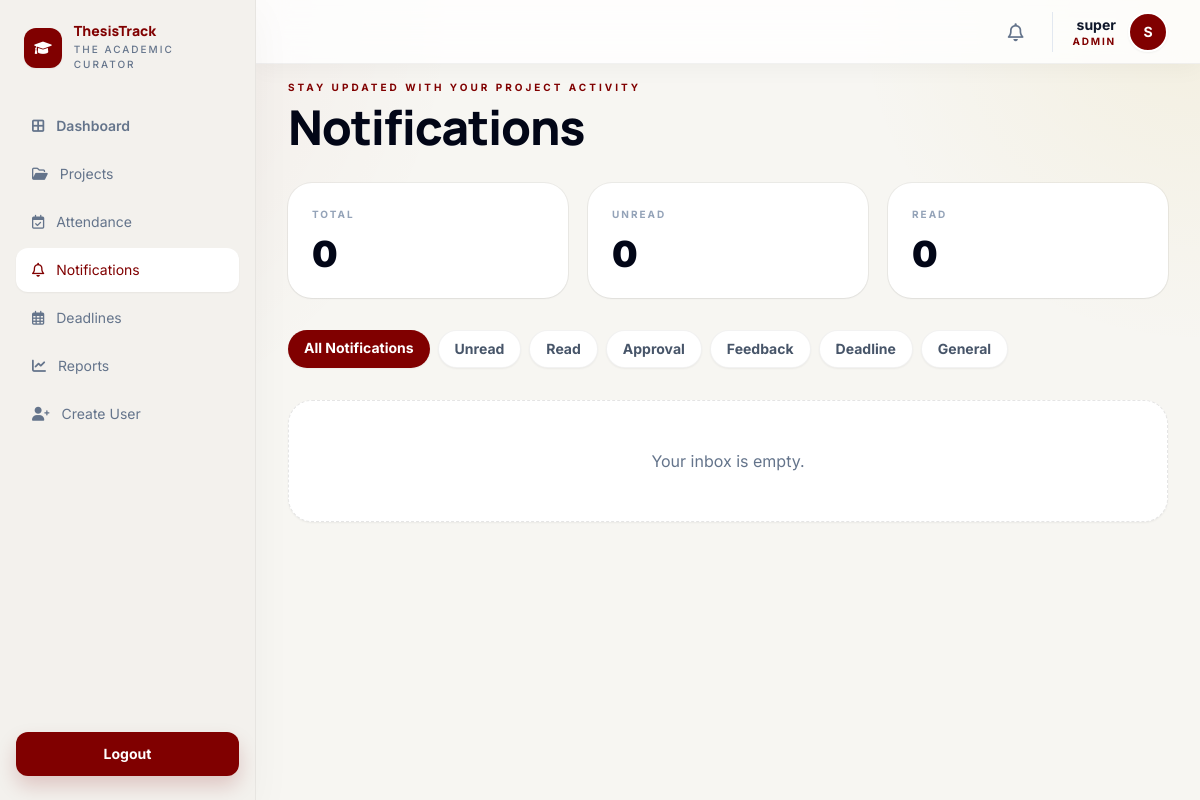
The app's page /notifications/ (signed in), older data.
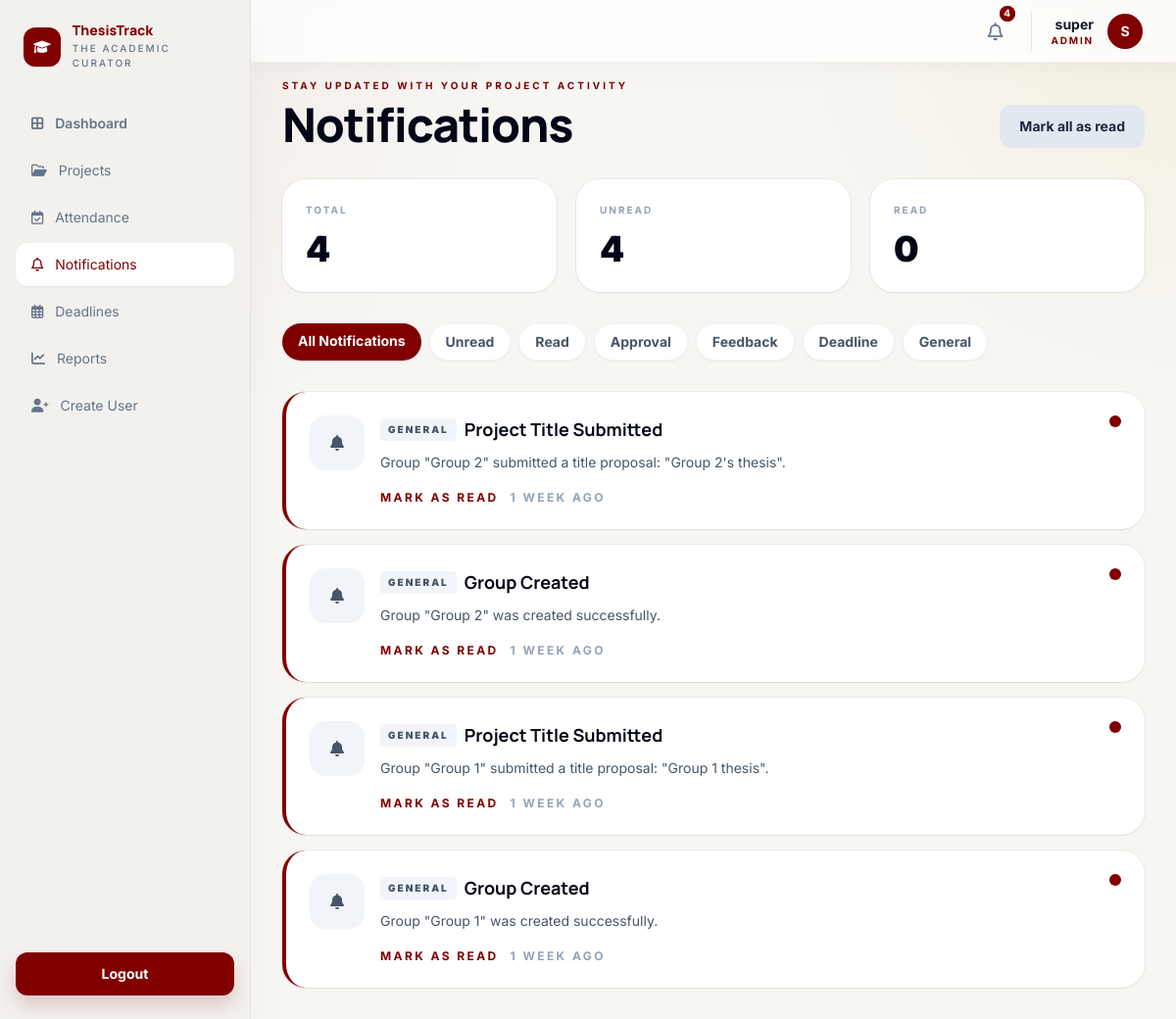
The same page, newer data.
### notifications/models.py (models this page shows, shortened)
class Notification(models.Model):
    APPROVAL = 'APPROVAL'
    FEEDBACK = 'FEEDBACK'
    DEADLINE = 'DEADLINE'
    GENERAL = 'GENERAL'
    CATEGORY_CHOICES = [
        (APPROVAL, 'Approval'),
        (FEEDBACK, 'Feedback'),
        (DEADLINE, 'Deadline'),
        (GENERAL, 'General'),
    ]
    user = models.ForeignKey(
        settings.AUTH_USER_MODEL,
        on_delete=models.CASCADE,
        related_name='notifications',
    )
    sender = models.ForeignKey(
        settings.AUTH_USER_MODEL,
        on_delete=models.SET_NULL,
        null=True,
        blank=True,
        related_name='sent_notifications'
    )
    title = models.CharField(max_length=120)
    message = models.TextField()
    category = models.CharField(max_length=20, choices=CATEGORY_CHOICES, default=GENERAL)
    is_read = models.BooleanField(default=False)
    created_at = models.DateTimeField(auto_now_add=True)
    class Meta:
        ordering = ['-created_at']

### notifications/views.py (the view)
# urls.py: path('', views.notification_list, name='list'),
@role_required(User.STUDENT, User.SUPERVISOR, User.ADMIN)
def notification_list(request):
    notifications = Notification.objects.filter(user=request.user)
    filter_state = request.GET.get('state', 'all')
    category_filter = request.GET.get('category', 'all')
    if filter_state == 'unread':
        notifications = notifications.filter(is_read=False)
    elif filter_state == 'read':
        notifications = notifications.filter(is_read=True)
    if category_filter != 'all':
        notifications = notifications.filter(category=category_filter)
    notification_total = Notification.objects.filter(user=request.user).count()
    unread_total = Notification.objects.filter(user=request.user, is_read=False).count()
    read_total = notification_total - unread_total
    return render(
        request,
        'notifications/notification_list.html',
        {
            'notifications': notifications,
            'filter_state': filter_state,
            'category_filter': category_filter,
            'filter_categories': Notification.CATEGORY_CHOICES,
            'notification_total': notification_total,
            'unread_total': unread_total,
            'read_total': read_total,
        },
    )

### core/context_processors.py (called while the page is built)
def unread_notifications_count(request):
    if not request.user.is_authenticated:
        return {'unread_notifications_count': 0}
    count = Notification.objects.filter(user=request.user, is_read=False).count()
    return {'unread_notifications_count': count}

def recent_notifications(request):
    if not request.user.is_authenticated:
        return {'recent_notifications': []}
    notifications = Notification.objects.filter(user=request.user).order_by('-created_at')[:5]
    return {'recent_notifications': notifications}

### notifications/templates/notifications/notification_list.html (shortened to what the changed rows need)
{% extends 'core/base.html' %}
{% block content %}
<div class="mx-auto max-w-6xl space-y-8">
    <section class="flex flex-col gap-5 lg:flex-row lg:items-end lg:justify-between">
        <div>
            <p class="mb-2 text-[10px] font-bold uppercase tracking-[0.3em] text-[#800000]">Stay updated with your project activity</p>
            <h1 class="text-5xl font-black tracking-tight text-slate-950">Notifications</h1>
        </div>
        {% if unread_notifications_count > 0 %}
            <a href="{% url 'notifications:mark-all-read' %}" class="rounded-xl bg-slate-200 px-5 py-3 text-sm font-bold text-slate-800 hover:bg-slate-300">
                Mark all as read
            </a>
        {% endif %}
    </section>
    <section class="grid gap-5 md:grid-cols-3">
        <div class="rounded-3xl bg-white p-6 shadow-sm ring-1 ring-black/5">
            <p class="text-[10px] font-bold uppercase tracking-[0.2em] text-slate-400">Total</p>
            <p class="mt-3 text-4xl font-black text-slate-950">{{ notification_total }}</p>
        </div>
        <div class="rounded-3xl bg-white p-6 shadow-sm ring-1 ring-black/5">
            <p class="text-[10px] font-bold uppercase tracking-[0.2em] text-slate-400">Unread</p>
            <p class="mt-3 text-4xl font-black text-slate-950">{{ unread_total }}</p>
        </div>
    </section>
    <section class="flex flex-wrap gap-2">
        <a href="{% url 'notifications:list' %}" class="rounded-full px-4 py-2 text-sm font-bold shadow-sm {% if filter_state == 'all' and category_filter == 'all' %}bg-[#800000] text-white{% else %}border border-black/5 bg-white text-slate-600{% endif %}">All Notifications</a>
        <a href="{% url 'notifications:list' %}?state=unread{% if category_filter != 'all' %}&category={{ category_filter }}{% endif %}" class="rounded-full px-4 py-2 text-sm font-bold shadow-sm {% if filter_state == 'unread' %}bg-[#800000] text-white{% else %}border border-black/5 bg-white text-slate-600{% endif %}">Unread</a>
        <a href="{% url 'notifications:list' %}?state=read{% if category_filter != 'all' %}&category={{ category_filter }}{% endif %}" class="rounded-full px-4 py-2 text-sm font-bold shadow-sm {% if filter_state == 'read' %}bg-[#800000] text-white{% else %}border border-black/5 bg-white text-slate-600{% endif %}">Read</a>
        {% for value, label in filter_categories %}
            <a href="{% url 'notifications:list' %}?category={{ value }}{% if filter_state != 'all' %}&state={{ filter_state }}{% endif %}" class="rounded-full px-4 py-2 text-sm font-bold shadow-sm {% if category_filter == value %}bg-[#800000] text-white{% else %}border border-black/5 bg-white text-slate-600{% endif %}">{{ label }}</a>
        {% endfor %}
    </section>
    <section class="space-y-4">
        {% for notification in notifications %}
            <article class="relative rounded-3xl bg-white p-6 shadow-sm ring-1 ring-black/5 {% if not notification.is_read %}border-l-4 border-[#800000]{% endif %}">
                <div class="flex flex-col gap-4 lg:flex-row lg:items-start lg:justify-between">
                    <div class="flex items-start gap-4">
                        <div class="flex h-14 w-14 items-center justify-center rounded-2xl {% if notification.category == 'APPROVAL' %}bg-amber-100 text-amber-700{% elif notification.category == 'FEEDBACK' %}bg-sky-100 text-sky-700{% elif notification.category == 'DEADLINE' %}bg-rose-100 text-rose-700{% else %}bg-slate-100 text-slate-600{% endif %}">
                            <i class="fa-solid fa-bell"></i>
                        </div>
                        <div class="max-w-4xl">
                            <div class="flex flex-wrap items-center gap-2">
                                <span class="rounded bg-slate-100 px-2 py-1 text-[10px] font-black uppercase tracking-[0.2em] text-slate-600">{{ notification.get_category_display }}</span>
                                <h2 class="text-lg font-bold text-slate-950">{{ notification.title }}</h2>
                            </div>
                            <p class="mt-2 text-sm leading-6 text-slate-600">{{ notification.message }}</p>
                            <div class="mt-4 flex flex-wrap items-center gap-3 text-xs font-bold uppercase tracking-[0.2em]">
                                {% if not notification.is_read %}
                                    <a href="{% url 'notifications:mark-as-read' notification.id %}" class="text-[#800000] hover:underline">Mark as read</a>
                                {% endif %}
                                <span class="text-slate-400">{{ notification.created_at|timesince }} ago</span>
                            </div>
                        </div>
                    </div>
                    <div class="text-right text-xs font-bold uppercase tracking-[0.2em] text-slate-400">
                        {% if not notification.is_read %}
                            <span class="inline-flex h-3 w-3 rounded-full bg-[#800000]"></span>
                        {% endif %}
                    </div>
                </div>
            </article>
        {% empty %}
            <div class="rounded-3xl border border-dashed border-black/10 bg-white p-12 text-center text-slate-500 shadow-sm">
                Your inbox is empty.
            </div>
        {% endfor %}
    </section>
</div>
{% endblock %}

### core/templates/core/base.html (shortened to what this page needs)
<!DOCTYPE html>
<html lang="en">
<head>
    <script src="https://cdn.tailwindcss.com?plugins=forms,container-queries"></script>
    <link rel="stylesheet" href="https://cdnjs.cloudflare.com/ajax/libs/font-awesome/6.0.0/css/all.min.css">
</head>
<body class="text-slate-900 antialiased">
    <div class="min-h-screen">
        {% if user.is_authenticated %}
            {% include 'core/_sidebar.html' %}
            <header class="fixed top-0 right-0 left-64 z-40 h-16 border-b border-black/5 bg-white/80 glass-nav shadow-[0_4px_24px_rgba(26,28,28,0.04)]">
                <div class="h-full px-8 flex items-center justify-between gap-6">
                    <div class="flex items-center gap-5">
                        <details class="relative group">
                            <summary class="relative flex cursor-pointer items-center justify-center rounded-full p-2 text-slate-500 transition-colors hover:bg-slate-100 hover:text-[#800000]">
                                <i class="fa-regular fa-bell text-lg"></i>
                                {% if unread_notifications_count > 0 %}
                                    <span class="absolute -top-1 -right-1 flex h-4 w-4">
                                        <span class="relative inline-flex h-4 w-4 items-center justify-center rounded-full bg-[#800000] text-[10px] font-bold text-white">
                                            {{ unread_notifications_count }}
                                        </span>
                                    </span>
                                {% endif %}
                            </summary>
                        </details>
                        <div class="flex items-center gap-3 border-l border-slate-200 pl-5">
                            <div class="text-right leading-tight">
                                <p class="text-sm font-bold text-slate-900">{{ user.get_full_name|default:user.username }}</p>
                                <p class="text-[10px] font-bold uppercase tracking-[0.18em] text-[#800000]">{{ user.role }}</p>
                            </div>
                            <div class="flex h-10 w-10 items-center justify-center rounded-full border-2 border-white bg-[#800000] text-sm font-bold text-white shadow-sm">
                                {{ user.username|first|upper }}
                            </div>
                        </div>
                    </div>
                </div>
            </header>
        {% endif %}
        <main class="{% if user.is_authenticated %}ml-64 min-h-screen pt-20 px-8 pb-8{% else %}min-h-screen{% endif %}">
            {% block content %}{% endblock %}
        </main>
    </div>
</body>
</html>

Row changes from the older to the newer data that the page shows:
added Notification: category "GENERAL", title "Project Title Submitted", message "Group \"Group 2\" submitted a title proposal: \"Group 2's thesis\".", is_read "MARK AS READ", created_at "1 WEEK"
added Notification: category "GENERAL", title "Group Created", message "Group \"Group 2\" was created successfully.", is_read "MARK AS READ", created_at "1 WEEK"
added Notification: category "GENERAL", title "Project Title Submitted", message "Group \"Group 1\" submitted a title proposal: \"Group 1 thesis\".", is_read "MARK AS READ", created_at "1 WEEK"
added Notification: category "GENERAL", title "Group Created", message "Group \"Group 1\" was created successfully.", is_read "MARK AS READ", created_at "1 WEEK"
Text that changed along with them:
{{ unread_notifications_count }}: (not shown) → "4"
{{ notification_total }}: "0" → "4"
{{ unread_total }}: "0" → "4"
text no longer shown: "Your inbox is empty."
text now shown: "Mark all as read"
